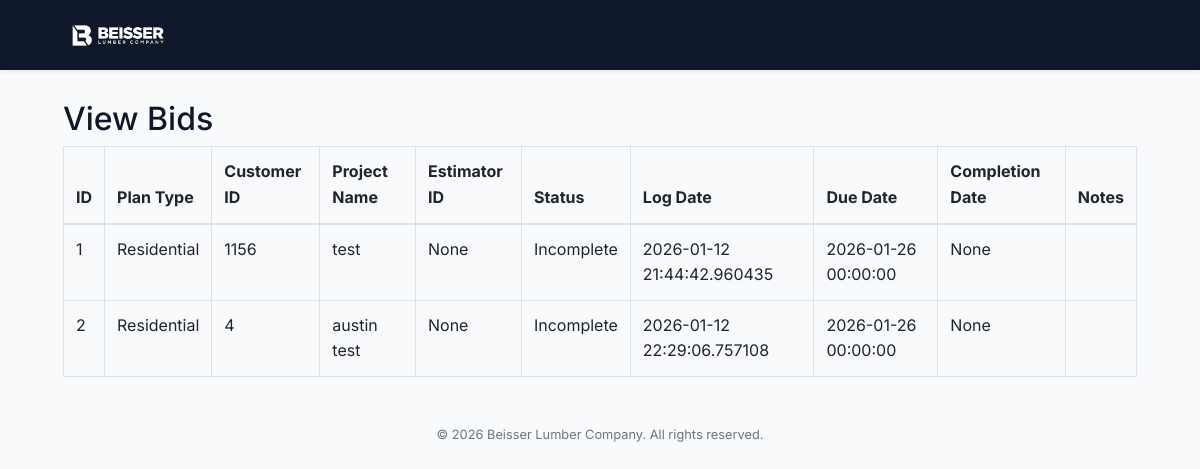
/view_bids, run on the app's committed database.
### project/models.py (models this page shows, shortened)
class Bid(db.Model):
    id = db.Column(db.Integer, primary_key=True)
    plan_type = db.Column(db.String(50), nullable=False)
    customer_id = db.Column(db.Integer, db.ForeignKey('customer.id'), nullable=False)
    sales_rep_id = db.Column(db.Integer, db.ForeignKey('sales_rep.id'), nullable=True)
    project_name = db.Column(db.String(100), nullable=False)
    estimator_id = db.Column(db.Integer, db.ForeignKey('estimator.estimatorID', name='fk_estimator_id'), nullable=True)
    status = db.Column(db.String(50), default='Incomplete')
    log_date = db.Column(db.DateTime, default=datetime.utcnow)
    due_date = db.Column(db.DateTime, default=datetime.utcnow() + timedelta(weeks=2))
    completion_date = db.Column(db.DateTime, nullable=True)
    bid_date = db.Column(db.DateTime, nullable=True)
    flexible_bid_date = db.Column(db.Boolean, default=False)
    include_specs = db.Column(db.Boolean, default=False) # Master toggle
    include_framing = db.Column(db.Boolean, default=False)
    include_siding = db.Column(db.Boolean, default=False)
    include_shingle = db.Column(db.Boolean, default=False)
    include_deck = db.Column(db.Boolean, default=False)
    include_trim = db.Column(db.Boolean, default=False)
    include_window = db.Column(db.Boolean, default=False)
    include_door = db.Column(db.Boolean, default=False)
    framing_notes = db.Column(db.Text, nullable=True)
    siding_notes = db.Column(db.Text, nullable=True)
    deck_notes = db.Column(db.Text, nullable=True)
    trim_notes = db.Column(db.Text, nullable=True)
    window_notes = db.Column(db.Text, nullable=True)
    door_notes = db.Column(db.Text, nullable=True)
    shingle_notes = db.Column(db.Text, nullable=True)
    framing = db.relationship('Framing', backref='bid', uselist=False, cascade="all, delete-orphan")
    siding = db.relationship('Siding', backref='bid', uselist=False, cascade="all, delete-orphan")
    shingle = db.relationship('Shingle', backref='bid', uselist=False, cascade="all, delete-orphan")
    deck = db.relationship('Deck', backref='bid', uselist=False, cascade="all, delete-orphan")
    trim = db.relationship('Trim', backref='bid', uselist=False, cascade="all, delete-orphan")
    window = db.relationship('Window', backref='bid', uselist=False, cascade="all, delete-orphan")
    door = db.relationship('Door', backref='bid', uselist=False, cascade="all, delete-orphan")
    plan_filename = db.Column(db.String(255), nullable=True)
    email_filename = db.Column(db.String(255), nullable=True)
    notes = db.Column(db.Text, nullable=True)
    last_updated_by = db.Column(db.String(150), nullable=True)
    last_updated_at = db.Column(db.DateTime, nullable=True, default=datetime.utcnow)
    branch_id = db.Column(db.Integer, db.ForeignKey('branch.branch_id'), nullable=True)
    customer = db.relationship('Customer', backref=db.backref('bid', lazy=True))
    sales_rep = db.relationship('SalesRep', backref=db.backref('bids', lazy=True))
    estimator = db.relationship('Estimator', backref=db.backref('bid', lazy=True))
    branch = db.relationship('Branch', backref=db.backref('bids', lazy=True))
    files = db.relationship('BidFile', backref='bid', cascade="all, delete-orphan", lazy=True)

### project/blueprints/main/routes.py (the view)
@main.route('/view_bids')
def view_bids():
    bids = Bid.query.all()
    return render_template('view_bids.html', bids=bids)

### project/blueprints/main/routes.py (called while the page is built)
@main.context_processor
def inject_s3_url():
    return dict(get_s3_url=get_s3_url)

### project/templates/view_bids.html (shortened to what this page needs)
{% extends "base.html" %}
{% block content %}
<div class="container mt-3">
    <h2>View Bids</h2>
    <table class="table table-bordered">
        <thead>
            <tr>
                <th>ID</th>
                <th>Plan Type</th>
                <th>Customer ID</th>
                <th>Project Name</th>
                <th>Estimator ID</th>
                <th>Status</th>
                <th>Log Date</th>
                <th>Due Date</th>
                <th>Completion Date</th>
                <th>Notes</th>
            </tr>
        </thead>
        <tbody>
            {% for bid in bids %}
            <tr>
                <td>{{ bid.id }}</td>
                <td>{{ bid.plan_type }}</td>
                <td>{{ bid.customer_id }}</td>
                <td>{{ bid.project_name }}</td>
                <td>{{ bid.estimator_id }}</td>
                <td>{{ bid.status }}</td>
                <td>{{ bid.log_date }}</td>
                <td>{{ bid.due_date }}</td>
                <td>{{ bid.completion_date }}</td>
                <td>{{ bid.notes }}</td>
            </tr>
            {% endfor %}
        </tbody>
    </table>
</div>
{% endblock %}

### project/templates/base.html (shortened to what this page needs)
<!DOCTYPE html>
<html lang="en">
<head>
    <link href="https://stackpath.bootstrapcdn.com/bootstrap/4.5.2/css/bootstrap.min.css" rel="stylesheet">
    <link rel="stylesheet" href="https://cdnjs.cloudflare.com/ajax/libs/font-awesome/6.4.0/css/all.min.css">
    <link rel="stylesheet" href="//code.jquery.com/ui/1.12.1/themes/base/jquery-ui.css">
    <link rel="stylesheet" href="https://cdn.datatables.net/1.10.20/css/jquery.dataTables.min.css">
    <link href="https://cdnjs.cloudflare.com/ajax/libs/select2/4.0.13/css/select2.min.css" rel="stylesheet">
    <link rel="stylesheet" href="{{ url_for('static', filename='css/main.css') }}">
</head>
<body>
    <nav class="navbar navbar-expand-lg navbar-dark bg-primary navbar-premium fixed-top shadow-sm">
        <div class="container-fluid px-md-5">
            <a class="navbar-brand d-flex align-items-center" href="{{ url_for('main.index') }}">
                <img src="{{ url_for('static', filename='beisser_logo_full_color_RGB.png') }}"
                    alt="Beisser Lumber Company" height="35" class="mr-2 brightness-0-invert">
            </a>
        </div>
    </nav>
    <div class="content-wrapper">
        <div class="container-fluid mt-4 page-fade-in px-md-5">
            {% block content %}
            {% endblock %}
        </div>
        <footer class="mt-5 pb-4 text-center text-muted small">
            &copy; {{ now.year if now else '2026' }} Beisser Lumber Company. All rights reserved.
        </footer>
</body>
</html>

### project/static/css/main.css (style rules this page uses)
:root { --primary: #0f172a; --primary-hover: #1e293b; --primary-light: #dbeafe; --navbar-height: 70px; --secondary: #64748b; --accent: #f59e0b; --success: #10b981; --danger: #ef4444; --info: #0ea5e9; --background: #f8fafc; --surface: #ffffff; --surface-muted: #f1f5f9; --text-main: #0f172a; --text-muted: #64748b; --text-on-primary: #ffffff; --border: #e2e8f0; --border-focus: #0f172a; --space-xs: 0.25rem; --space-sm: 0.5rem; --space-md: 1rem; --space-lg: 1.5rem; --space-xl: 2rem; --shadow-sm: 0 1px 3px 0 rgb(0 0 0 / 0.1), 0 1px 2px -1px rgb(0 0 0 / 0.1); --shadow-md: 0 4px 6px -1px rgb(0 0 0 / 0.1), 0 2px 4px -2px rgb(0 0 0 / 0.1); --shadow-lg: 0 20px 25px -5px rgb(0 0 0 / 0.1), 0 8px 10px -6px rgb(0 0 0 / 0.1); --shadow-glow: 0 0 15px rgba\(30, 64, 175, 0.3\); --radius-sm: 0.375rem; --radius-md: 0.5rem; --radius-lg: 0.75rem; --radius-full: 9999px; --sidebar-width: 280px; --sidebar-bg: #006834; --sidebar-bg-hover: #004d26; --sidebar-text: #ffffff; }
body { background-color: var(--background); color: var(--text-main); font-family: 'Inter', system-ui, -apple-system, sans-serif; line-height: 1.6; margin: 0; scroll-behavior: smooth; }
.navbar-premium { min-height: var(--navbar-height); background: var(--primary) !important; transition: all 0.3s ease; }
.brightness-0-invert { filter: brightness(0) invert(1); }
.content-wrapper { margin-top: calc(var(--navbar-height) + 30px); transition: none; }
.content-wrapper { margin-left: 0; min-height: 100vh; transition: all 0.4s cubic-bezier(0.165, 0.84, 0.44, 1); padding-bottom: var(--space-xl); }
.page-fade-in { animation: fadeIn 0.5s ease-out; }

### data on the page
Bid: id "1", plan_type "Residential", customer_id "1156", project_name "test", estimator_id "None", status "Incomplete", log_date "2026-01-12 21:44:42.960435", due_date "2026-01-26 00:00:00", completion_date "None"
Bid: id "2", plan_type "Residential", customer_id "4", project_name "austin test", estimator_id "None", status "Incomplete", log_date "2026-01-12 22:29:06.757108", due_date "2026-01-26 00:00:00", completion_date "None"

### other printed values
{{ now.year if now else '2026' }} "2026"
